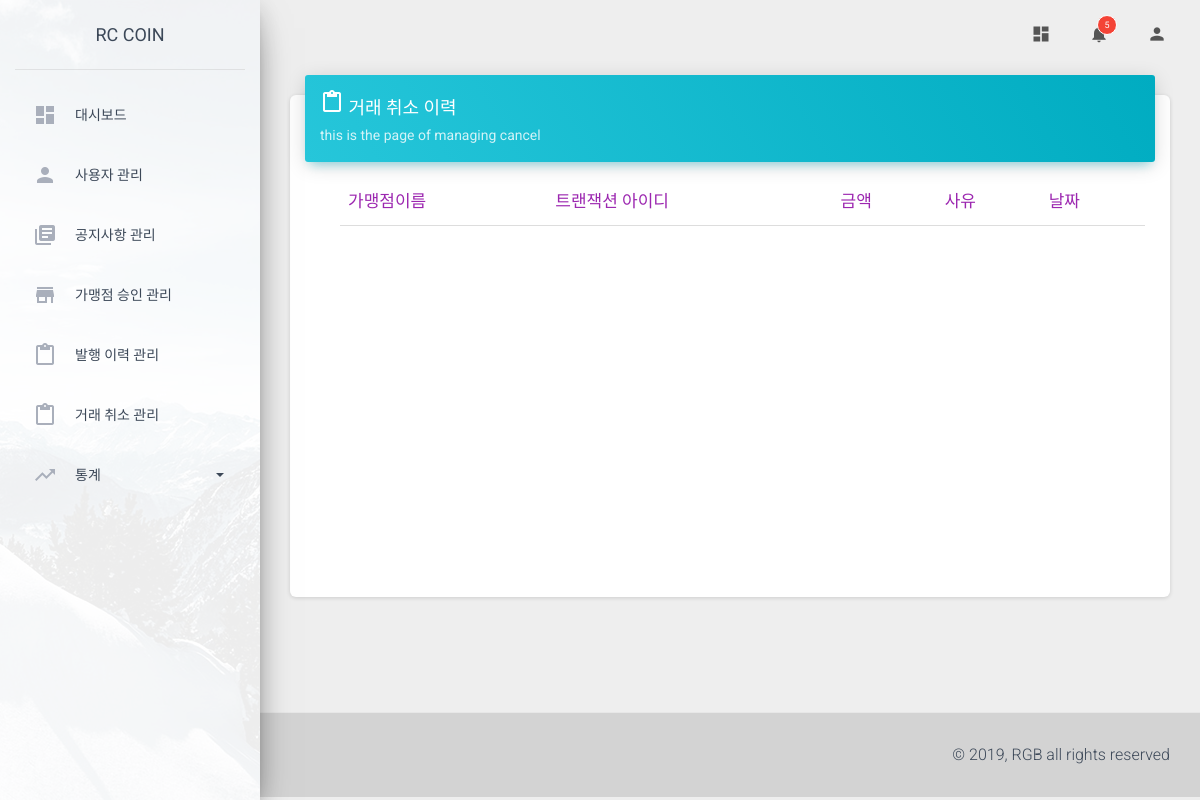
The page /operate/cancel/ (signed in) on the database as committed earlier.
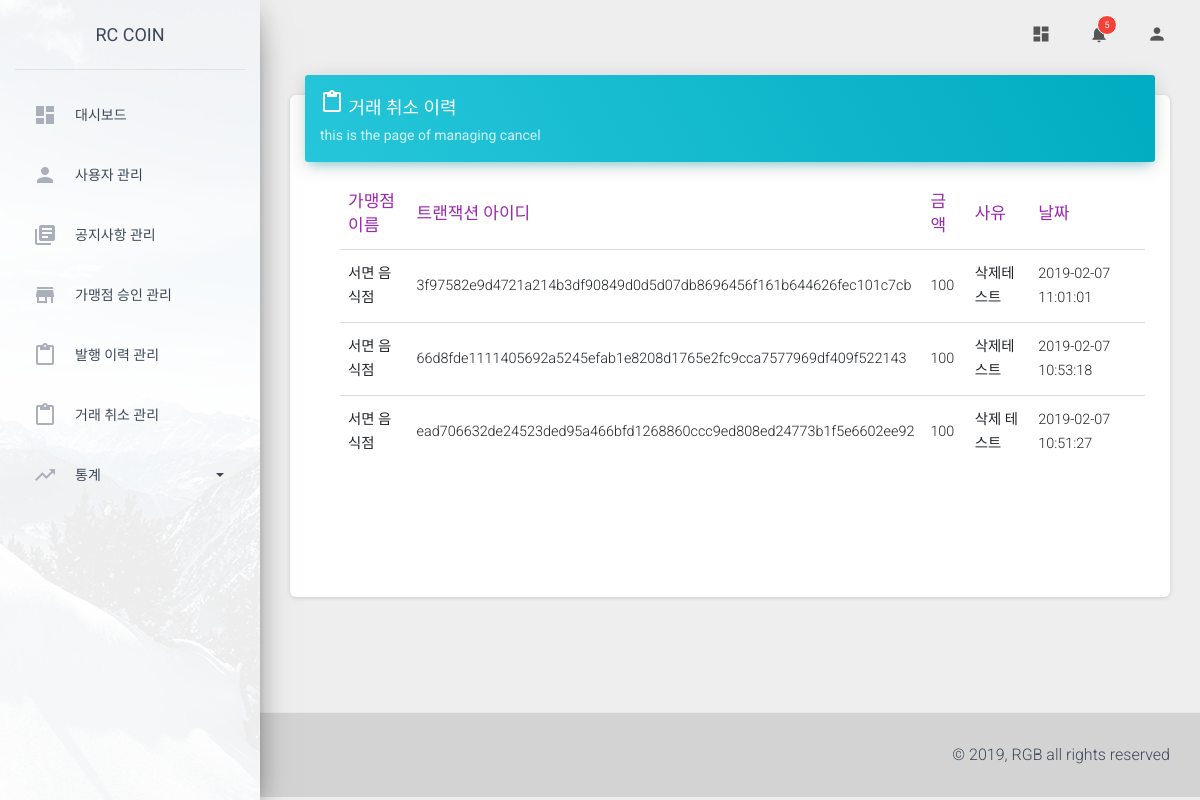
The same page on the database as committed later.
### store/models.py (models this page shows)
@python_2_unicode_compatible
class Store(models.Model):
    name = models.CharField(max_length=100, null=True)
    corporate_number = models.CharField(max_length=12, null=True)
    representative = models.ForeignKey(User, null=True, on_delete=models.CASCADE)
    category = models.ForeignKey(Category, null=True, on_delete=models.CASCADE)
    location = models.ForeignKey(Location, null=True, on_delete=models.CASCADE)
    address = models.CharField(max_length=100, null=True, default='-')
    phone_number = models.CharField(max_length=15, null=True, default='-')
    url = models.CharField(max_length=100, null=True, default='-')
    opening_hour = models.CharField(max_length=2, null=True)
    opening_minute = models.CharField(max_length=2, null=True)
    closing_hour = models.CharField(max_length=2, null=True)
    closing_minute = models.CharField(max_length=2, null=True)
    description = models.TextField(blank=True)
    registered_date = models.DateTimeField(auto_now_add=True, null=True)
    modified_date = models.DateTimeField(auto_now=True)
    status = models.IntegerField(default=1)
    def __str__(self):
        return self.name

### wallet/models.py (models this page shows, shortened)
class Cancellation(models.Model):
    s_id = models.ForeignKey(Store, on_delete=models.CASCADE)
    txHash = models.CharField(max_length=70)
    amount = models.IntegerField(default=0)
    comment = models.TextField(blank=True, null=True)
    removed_date = models.CharField(max_length=20, null=True)

### operate/views.py (the view, shortened to what this page needs)
    def wrapper(*args, **kwargs):
        request = args[0]
        request_url = request.resolver_match.url_name
        key = 'admin_name'
        context = {}
        if key in request.session:
            if bool(request.session['admin_name'] == 'admin_server') & bool(request_url != 'network') & bool(request_url != 'dashboard'):
                return redirect('operate:dashboard')
            elif bool(request.session['admin_name'] == 'admin') & bool(request_url == 'network') & bool(request_url != 'dashboard'):
                return redirect('operate:dashboard')
            else:
                return fn(request)
        else:
            context['main'] = 'main'
            return render(request, 'operate/manage_main.html', {'main': 'main'})

### operate/views.py (called while the page is built, shortened)
def login_required(fn):
    def wrapper(*args, **kwargs):
        request = args[0]
        request_url = request.resolver_match.url_name
        key = 'admin_name'
        context = {}
        if key in request.session:
            if bool(request.session['admin_name'] == 'admin_server') & bool(request_url != 'network') & bool(request_url != 'dashboard'):
                return redirect('operate:dashboard')
            elif bool(request.session['admin_name'] == 'admin') & bool(request_url == 'network') & bool(request_url != 'dashboard'):
                return redirect('operate:dashboard')
            else:
                return fn(request)
        else:
            context['main'] = 'main'
            return render(request, 'operate/manage_main.html', {'main': 'main'})
    return wrapper

@login_required
def cancel(request):
    canceled_data = Cancellation.objects.all().order_by('-removed_date')
    cancel_data = {}
    data_list = []
    for datas in canceled_data:
        data = {}
        data['s_id'] = str(datas.s_id)
        data['txHash'] = datas.txHash
        data['amount'] = datas.amount
        data['comment'] = datas.comment
        data['removed_date'] = datas.removed_date
        data_list.append(data)
    cancel_data['cancel_data'] = data_list
    return render(request, 'operate/manage_cancel.html', (cancel_data))

### operate/templates/operate/manage_cancel.html (shortened to what this page needs)
{% extends './base.html' %}
{% block content %}
<div class="content" style="margin-top: 35px;">
    <div class="container-fluid">
        <div class="row">
        <div class="col-md-12">
            <div class="card">
            <div class="card-header card-header-info">
                <h4 class="card-title "><i class="material-icons">content_paste</i>&nbsp;<strong>거래 취소 이력</strong></h4>
                <p class="card-category">this is the page of managing cancel</p>
            </div>
            <div class="card-body scrollbar scrollbar-primary">
                <div class="table-responsive">
                <table class="table">
                    <thead class=" text-primary">
                        <th>가맹점이름</th>
                        <th>트랜잭션 아이디</th>
                        <th>금액</th>
                        <th>사유</th>
                        <th>날짜</th>
                    </thead>
                    <tbody>
                        {% for data in cancel_data %}
                        <tr class="tag">
                            <td>{{ data.s_id }}</td>
                            <td>{{ data.txHash }}</td>
                            <td>{{ data.amount }}</td>
                            <td>{{ data.comment }}</td>
                            <td>{{ data.removed_date }}</td>
                        </tr>
                        {% endfor %}
                    </tbody>
                </table>
                </div>
            </div>
            </div>
        </div>
        </div>
    </div>
</div>
{% endblock content %}

### operate/templates/operate/base.html (shortened to what this page needs)
{% load staticfiles %}
<!DOCTYPE html>
<html lang="en">
<head>
  <link rel="stylesheet" href="https://stackpath.bootstrapcdn.com/bootstrap/4.2.1/css/bootstrap.min.css"
>
  <link href="{% static 'css/mdb.min.css' %}" rel="stylesheet">
  <link rel="stylesheet" href="https://maxcdn.bootstrapcdn.com/font-awesome/latest/css/font-awesome.min.css">
  <link href="{% static 'css/material-dashboard.css' %}" rel="stylesheet" />
  <link href="{% static 'demo/demo.css' %}" rel="stylesheet" />
  <link rel="stylesheet" href="https://use.fontawesome.com/releases/v5.6.3/css/all.css"
>
</head>
<body class="">
  <div class="wrapper ">
    <div class="sidebar" data-color="azure" data-background-color="white" data-image="{% static 'img/sidebar-1.jpg' %}">
      <div class="logo">
        <a href="{% url 'operate:main' %}" class="simple-text logo-normal">
          RC COIN
        </a>
      </div>
      <div class="sidebar-wrapper">
        <ul class="nav">
          <li class="nav-item">
            <a class="nav-link" href="{% url 'operate:dashboard' %}">
              <i class="material-icons">dashboard</i>
              <p>대시보드</p>
            </a>
          </li>
          {% if request.session.admin_name == "admin" %}
          <li class="nav-item ">
            <a class="nav-link" href="{% url 'operate:users' %}">
              <i class="material-icons">person</i>
              <p>사용자 관리</p>
            </a>
          </li>
          <li class="nav-item ">
            <a class="nav-link" href="{% url 'operate:notice' %}">
              <i class="material-icons">library_books</i>
              <p>공지사항 관리</p>
            </a>
          </li>
          <li class="nav-item ">
            <a class="nav-link" href="{% url 'operate:approval' %}">
              <i class="material-icons">store</i>
              <p>가맹점 승인 관리</p>
            </a>
          </li>
          <li class="nav-item ">
            <a class="nav-link" href="{% url 'operate:publish' %}">
              <i class="material-icons">content_paste</i>
              <p>발행 이력 관리</p>
            </a>
          </li>
          <li class="nav-item ">
            <a class="nav-link" href="{% url 'operate:cancel' %}">
              <i class="material-icons">content_paste</i>
              <p>거래 취소 관리</p>
            </a>
          </li>
          <li class="nav-item dropdown">
            <a class="nav-link" id="navbarDropdownMenuLink" data-toggle="dropdown" aria-haspopup="true" aria-expanded="false">
              <i class="material-icons">trending_up</i>
              <p>통계 <span class="caret"></span></p>
            </a>
          </li>
          {% endif %}
        </ul>
      </div>
    </div>
    <div class="main-panel">
      <nav class="navbar navbar-expand-lg navbar-transparent navbar-absolute fixed-top ">
        <div class="container-fluid">
          <div class="navbar-wrapper">
          </div>
          <div class="collapse navbar-collapse justify-content-end">
            <ul class="navbar-nav">
              <li class="nav-item">
                <a class="nav-link" href="{% url 'operate:dashboard' %}">
                  <i class="material-icons">dashboard</i>
                </a>
              </li>
              <li class="nav-item dropdown">
                <a class="nav-link" href="http://example.com" id="navbarDropdownMenuLink" data-toggle="dropdown"
                  aria-haspopup="true" aria-expanded="false">
                  <i class="material-icons">notifications</i>
                  <span class="notification">5</span>
                </a>
              </li>
              <li class="nav-item dropdown">
                <a class="nav-link" href="#" id="navbarDropdownProfile" data-toggle="dropdown" aria-haspopup="true"
                  aria-expanded="false">
                  <i class="material-icons">person</i>
                </a>
              </li>
            </ul>
          </div>
        </div>
      </nav>
      {% block content %}{% endblock content %}
      <footer class="footer" style="background-color: lightgray;">
        <div class="container-fluid">
          <div class="copyright float-right">
            &copy;
            , RGB all rights reserved
          </div>
        </div>
      </footer>
    </div>
  </div>
</body>
</html>

### operate/templates/operate/base.html (style rules this page uses)
.scrollbar { margin-left: 30px; float: left; height: 400px; width: 96%; background: #fff; overflow-y: scroll; margin-bottom: 35px; }

Rows that differ between the two databases and show on the page:
added Store: s_id "서면 음식점" "서면 음식점" "서면 음식점"
added Cancellation: txHash "3f97582e9d4721a214b3df90849d0d5d07db8696456f161b644626fec101c7cb", comment "삭제테스트", removed_date "2019-02-07 11:01:01"
added Cancellation: txHash "66d8fde1111405692a5245efab1e8208d1765e2fc9cca7577969df409f522143", comment "삭제테스트", removed_date "2019-02-07 10:53:18"
added Cancellation: txHash "ead706632de24523ded95a466bfd1268860ccc9ed808ed24773b1f5e6602ee92", comment "삭제 테스트", removed_date "2019-02-07 10:51:27"
Other text that changed with them:
new list line: "100"
